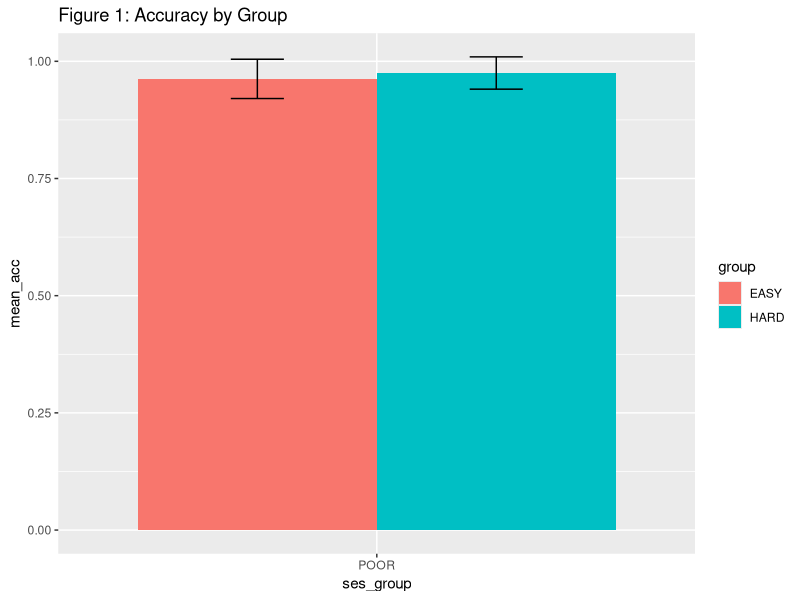

Recreate this plot in R. (Note: this script raises an error after producing the figure.)
############################################
#####   PREPARE DATA FOR ANALYSIS     ######
############################################ 
library(tidyverse) 

#### Import data from Cognition.Run

setwd("~/Desktop/mani2013/data")
easy_data <- read_csv("easy_data.csv") # raw data files for easy condition
hard_data <- read_csv("hard_data.csv") # raw data files for hard condition

# filter columns to ensure DF are the same size
easy_data_filtered <- easy_data %>%
  select(c(run_id,
           trial_index,
           subject_id,
           group,
           rt,
           response,
           task,
           correct_response,
           accuracy,
           block))

hard_data_filtered <- hard_data %>%
  select(c(run_id,
           trial_index,
           subject_id,
           group,
           rt,
           response,
           task,
           correct_response,
           accuracy,
           block))

data <- rbind(easy_data_filtered, hard_data_filtered) # merge into one file

#### DATA CLEANING AND FILTERING

# remove JSON text from survey responses
data$response <- gsub('\\{"Q0":"','', data$response)
data$response <- gsub('"\\}', '', data$response)

data_filtered <- data %>% 
  filter(group == "EASY" |
           group == "HARD")


#### INCOME AND SES ANALYSIS  

# determine SES groups using federal poverty guidelines
income_data <- data_filtered %>%
  select(c(run_id,
           task,
           response)) %>%
  filter(task == "household_size" |
           task == "income") %>%
  pivot_wider(names_from = "task", 
              values_from = "response") %>%
  mutate(ses_group = case_when(as.numeric(income) < 12880 & as.numeric(household_size) == 1 ~ "POOR",
                               as.numeric(income) < 17420 & as.numeric(household_size) == 2 ~ "POOR",
                               as.numeric(income) < 21960 & as.numeric(household_size) == 3 ~ "POOR",
                               as.numeric(income) < 26500 & as.numeric(household_size) == 4 ~ "POOR",
                               as.numeric(income) < 31040 & as.numeric(household_size) == 5 ~ "POOR",
                               as.numeric(income) < 35580 & as.numeric(household_size) == 6 ~ "POOR",
                               as.numeric(income) < 40120 & as.numeric(household_size) == 7 ~ "POOR",
                               as.numeric(income) < 44660 & as.numeric(household_size) == 8 ~ "POOR",
                               as.numeric(income) < 49200 & as.numeric(household_size) == 9 ~ "POOR",
                               as.numeric(income) < 53740 & as.numeric(household_size) == 10 ~ "POOR",
                               as.numeric(income) > 12880 & as.numeric(household_size) == 1 ~ "RICH",
                               as.numeric(income) > 17420 & as.numeric(household_size) == 2 ~ "RICH",
                               as.numeric(income) > 21960 & as.numeric(household_size) == 3 ~ "RICH",
                               as.numeric(income) > 26500 & as.numeric(household_size) == 4 ~ "RICH",
                               as.numeric(income) > 31040 & as.numeric(household_size) == 5 ~ "RICH",
                               as.numeric(income) > 35580 & as.numeric(household_size) == 6 ~ "RICH",
                               as.numeric(income) > 40120 & as.numeric(household_size) == 7 ~ "RICH",
                               as.numeric(income) > 44660 & as.numeric(household_size) == 8 ~ "RICH",
                               as.numeric(income) > 49200 & as.numeric(household_size) == 9 ~ "RICH",
                               as.numeric(income) > 53740 & as.numeric(household_size) == 10 ~ "RICH"))

income_data$ses_group <- factor(income_data$ses_group, levels = c("POOR",
                                                                  "RICH"))

data_filtered <- merge(data_filtered, income_data, by = c('run_id')) # add to main dataframe

############################################
###########   TASK ANALYSIS    #############
############################################ 
task_perf <- data_filtered %>%
  filter(task == "response")

# RT and accuracy need to be numeric
task_perf$rt <- as.numeric(task_perf$rt)
task_perf$accuracy <- as.numeric(task_perf$accuracy)

# create summary statistics
task_perf <- task_perf %>%
  group_by(group, ses_group) %>%
  summarize(mean_acc = mean(accuracy),
            mean_rt = mean(rt),
            acc_sd = sd(accuracy),
            acc_n_obs = length(accuracy),
            acc_sem = acc_sd / sqrt(acc_n_obs),
            acc_ci = acc_sem * 1.96,
            rt_sd = sd(rt),
            rt_n_obs = length(rt),
            rt_sem = rt_sd / sqrt(rt_n_obs),
            rt_ci = rt_sem * 1.96)


############################################
######   ACCURACY AND RT FIGURES     #######
############################################  
# Create Figure 1 - Accuracy Bar Chart
figure1 <- ggplot(task_perf, aes(x = ses_group, y = mean_acc, 
                                 fill = group)) +
  geom_bar(position="dodge", stat="identity") + # ADD COLOR-BLIND PALETTE
  geom_errorbar(aes(ymin = mean_acc - acc_ci, 
                    ymax = mean_acc + acc_ci), width=.2,
                position=position_dodge(.9)) +
  ggtitle("Figure 1: Accuracy by Group")
figure1

# Create Figure 2 - Accuracy Regression Chart
figure2 <- ggscatter(task_perf, x = income, y = mean_acc,
          color = "condition", palette = "", 
          add = "reg.line", conf.int = TRUE) + # add reg line
  stat_cor(aes(color = condition)) + # add correlation coefficient
  ggtitle("Figure 2: Accuracy Scatterplot") +
  labs(y = "Mean Accuracy", x = "Income (in thousands)")
figure2

# Create Figure 3 - RT Bar Chart
ggplot(task_perf, aes(x = ses_group, y = mean_rt, 
                         fill = group)) +
  geom_bar(position="dodge", stat="identity") +
  scale_fill_brewer(palette="") + # ADD COLOR-BLIND PALETTE
  geom_errorbar(aes(ymin = mean_rt - acc_ci, 
                    ymax = mean_rt + acc_ci), width=.2,
                position=position_dodge(.9)) +
  ggtitle("Figure 3: RT by Group") 

# Create Figure 4 - Accuracy Regression Chart
ggscatter(task_perf, x = income, y = mean_rt,
          color = "group", palette = "", 
          add = "reg.line", conf.int = TRUE) + # add reg line
  stat_cor(aes(color = group)) + # add correlation coefficient
  ggtitle("Figure 4: Reaction Time Scatterplot") +
  labs(y = "Mean RT", x = "Income (in thousands)")

############################################
#######    STATISTICAL ANALYSIS     ########
############################################ 

### t.tests 

t.test(task_perf$group, task_perf$mean_acc)

### TWO-WAY ANOVA
accuracy_aov <- aov(mean_acc ~ group * ses_group,
                    task_perf) #same thing as reg?

rt_aov <- aov(mean_rt ~ group * ses_group,
              task_perf) #same thing as reg?

### Regression Analysis
accuracy_model <- lm(mean_acc ~ group * ses_group, 
                     task_perf)

reactiontime_model <- lm(mean_rt ~ group * ses_group, 
                         task_perf)